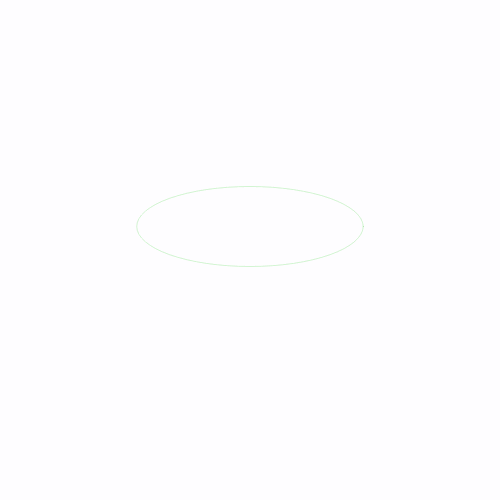
Frame 1 (no input)
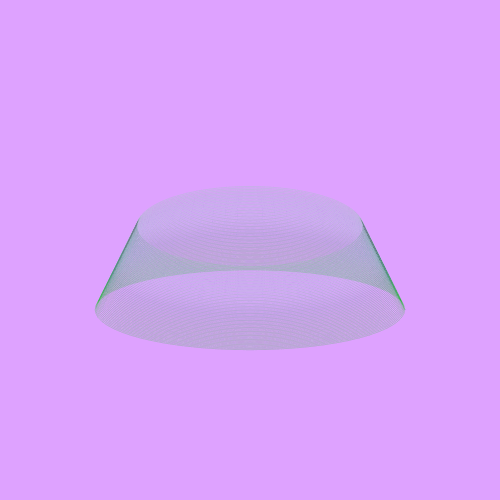
Frame 60 (no input)
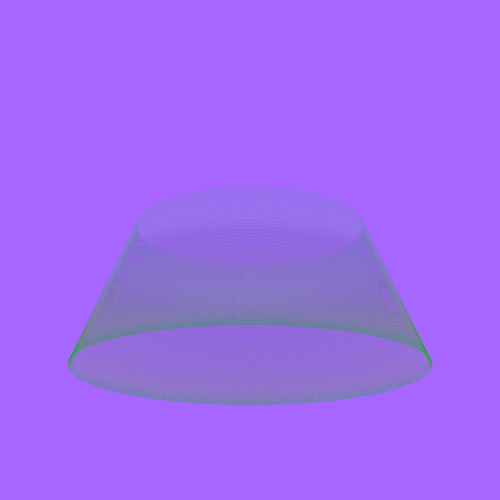
Frame 120 (the mouse pressed at the canvas centre since frame 60)

The p5.js sketch that drew these frames (run headless with seeded random() and noise() and a simulated clock; from frame 60 on, the mouse is pressed at the canvas centre):

// p5.js sketch
// ── sketch.js
function setup() {
  createCanvas(500, 500);
}

function draw() {
  background(100, 0, 200,2);

  let dd = sin(frameCount / 100); //sinus Werte zwischen 1 und minus -1
  let nv = map(dd, -0.5, 0.5, 150, 300);

  noFill();
  stroke(0, 200, 0, 10);

  for (let i = 0; i < 5; i++) {
    ellipse(width / 2, nv, nv, 80);
  }

  // let dd2 = sin(frameCount / 50); //sinus Werte zwischen 1 und minus -1
  // let nv2 = map(dd2, 0.5, 1, -100, -200);

  // noFill();
  // stroke(200, 200, 0, 10);

  // for (let i = 0; i < 5; i++) {
  //   ellipse(width / 2, nv2, nv2, 100);
  // }
}
